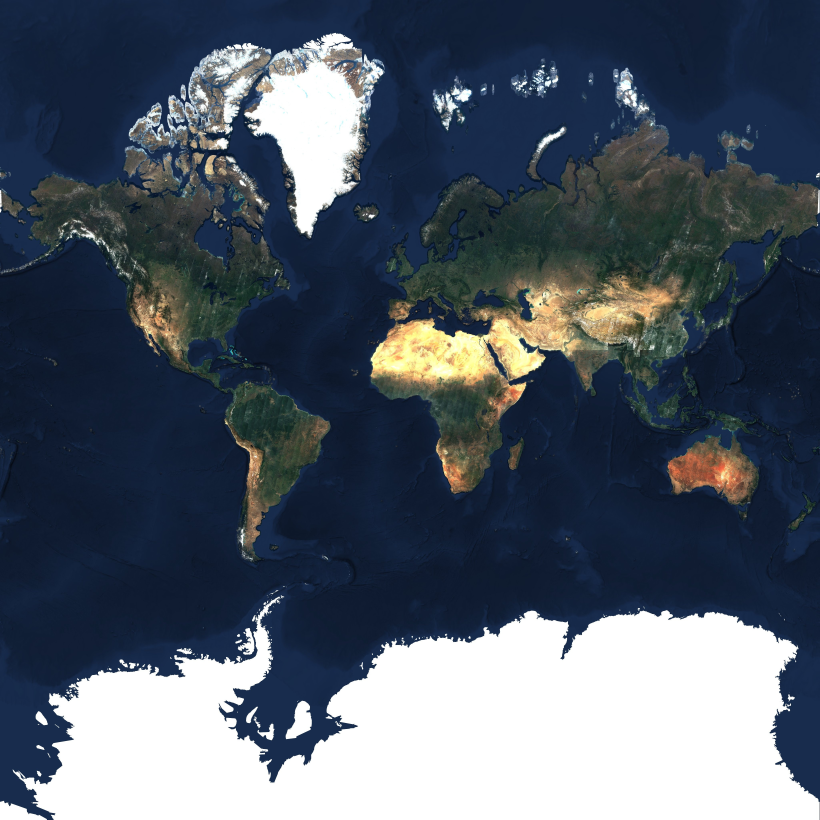
#> input picture motor-producao/mapa-guerra/fonte/mundo4.jpg, 4096 x 4096 px, given in place of backs.jpg, which was not available (shown at 1/5 size)
$ python -i key2.py   (imports and definitions only)
#> lines starting #> are read from the running program, lines starting #| are printed output that depends on the picture; pictures that were not available may be replaced by others from this repository, and a replacement may not be noted
import numpy as np, json, sys
from PIL import Image, ImageDraw
from scipy import ndimage
S='src3/'; O='rem/public/q/'
# [1 line not run here, left out]
def key(name):
#> called with name = 'backs'
    a=np.asarray(Image.open(S+name+'.jpg').convert('RGB')).astype(float)
    r,g,b=a[...,0],a[...,1],a[...,2]
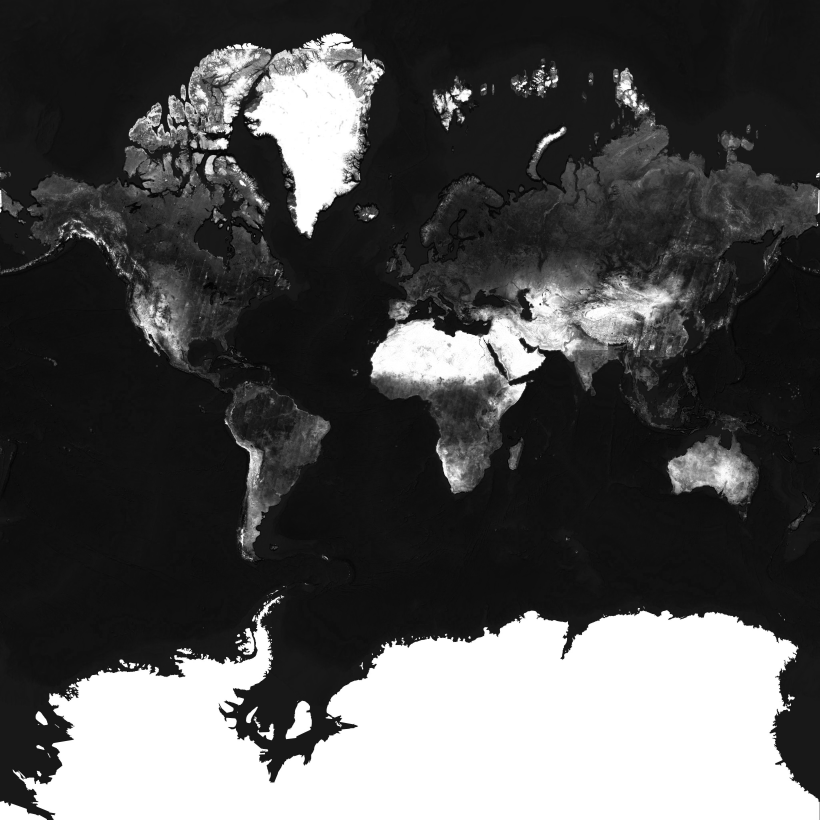
#> r: shape (4096, 4096) float64 (shown at 1/5 size); min 0, max 255, mean 79.5
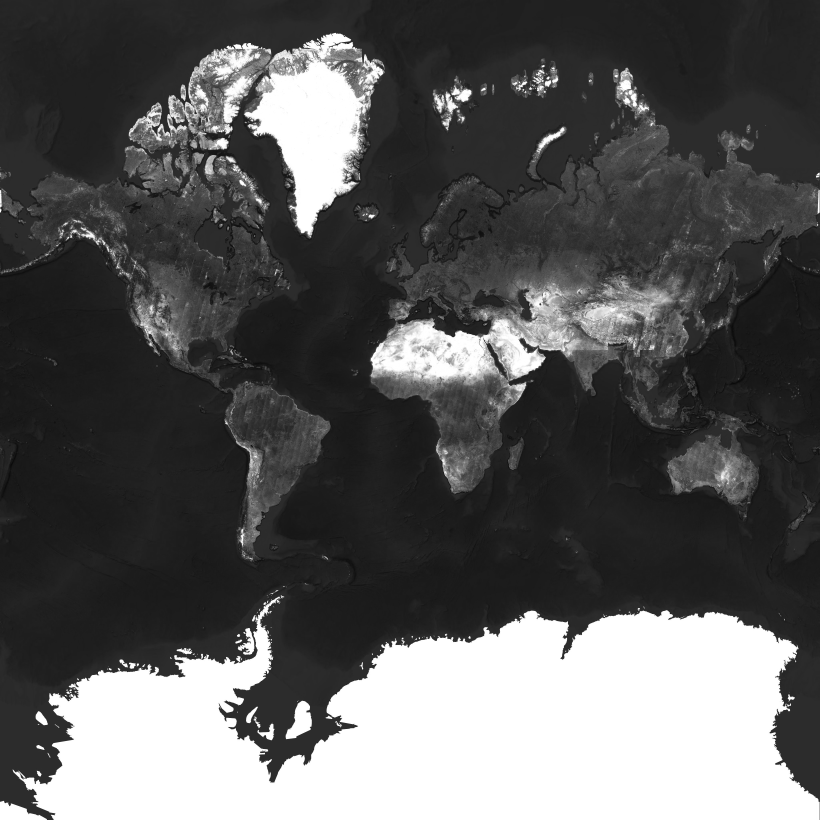
#> g: shape (4096, 4096) float64 (shown at 1/5 size); min 0, max 255, mean 89.4
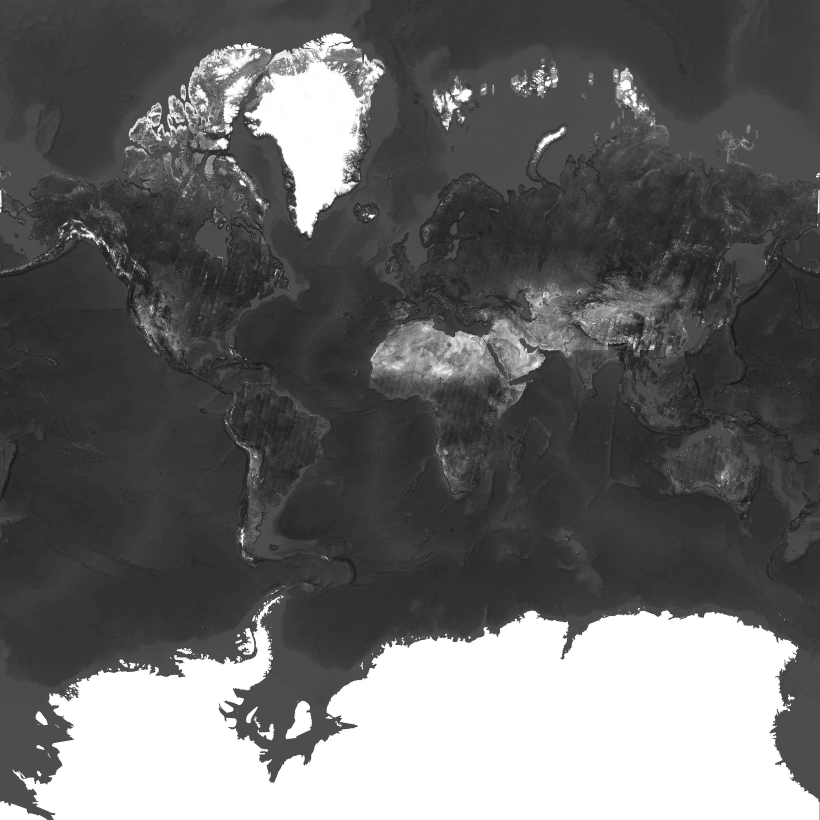
#> b: shape (4096, 4096) float64 (shown at 1/5 size); min 0, max 255, mean 102.1
    gd=g-np.maximum(r,b)
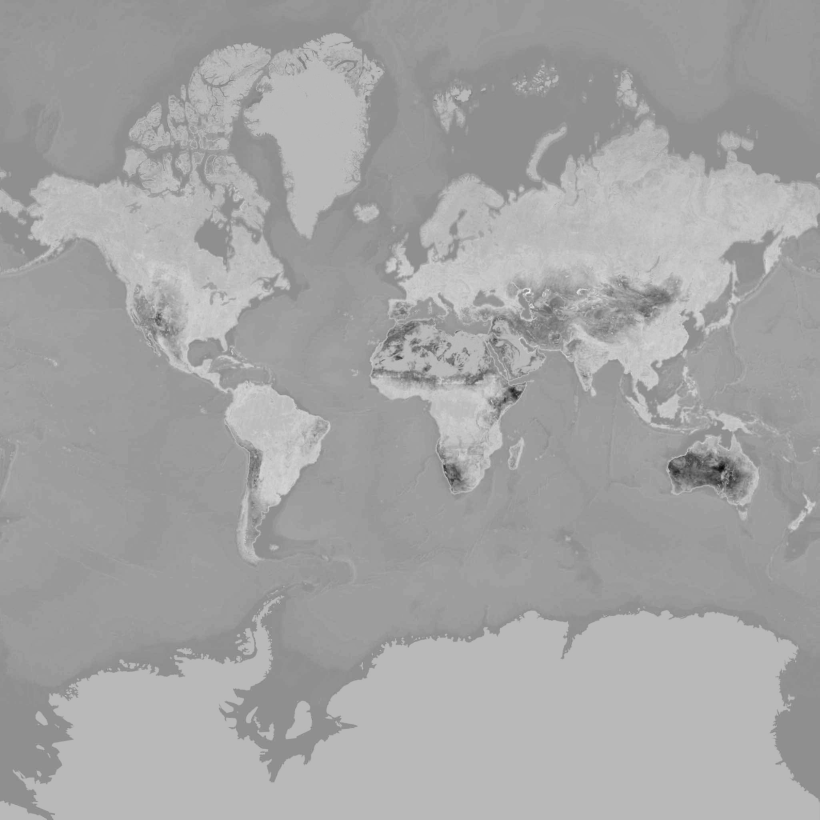
#> gd: shape (4096, 4096) float64 (shown at 1/5 size); min -148, max 56, mean -16.1; drawn with min black and max white
    alpha=np.clip(1-(gd-25)/60,0,1)
    g2=np.where(gd>0,np.maximum(r,b),g)
    return np.dstack([r,g2,b,alpha*255]).astype(np.uint8)
meta={}
def pieces(name,minsize=800,merge=6):
    out=key(name); m=out[...,3]>128
    lab,k=ndimage.label(ndimage.binary_dilation(m,iterations=merge))
    res=[]
    for i,o in enumerate(ndimage.find_objects(lab)):
        mm=(lab[o]==i+1)&m[o]
        if mm.sum()<minsize: continue
        c=out[o].copy(); c[...,3]=np.where(mm|ndimage.binary_dilation(mm,iterations=1),c[...,3],0)
        res.append((o,c))
    return res
sheet=[]
def save(c,n):
    ys,xs=np.where(c[...,3]>100); c=c[ys.min():ys.max()+1,xs.min():xs.max()+1]
    Image.fromarray(c).save(O+n+'.png'); meta[n]={'w':int(c.shape[1]),'h':int(c.shape[0])}; sheet.append(n)
def rowsort(res,rowh=120):
    return sorted(res,key=lambda t:(round(((t[0][0].start+t[0][0].stop)/2)/rowh), t[0][1].start))
# [6 lines not run here, left out]
# labelled contact sheet
W=160;ims=[]
# [2 lines not run here, left out]
cols=10; s=Image.new('RGB',(W*cols,(W+16)*((len(ims)+cols-1)//cols)))
# [3 lines not run here, left out]
bk=key('backs')
# [5 lines not run here, left out]
pk=key('person2')
# [5 lines not run here, left out]

#> (the run stopped early here; a loop or call above may not have finished)
